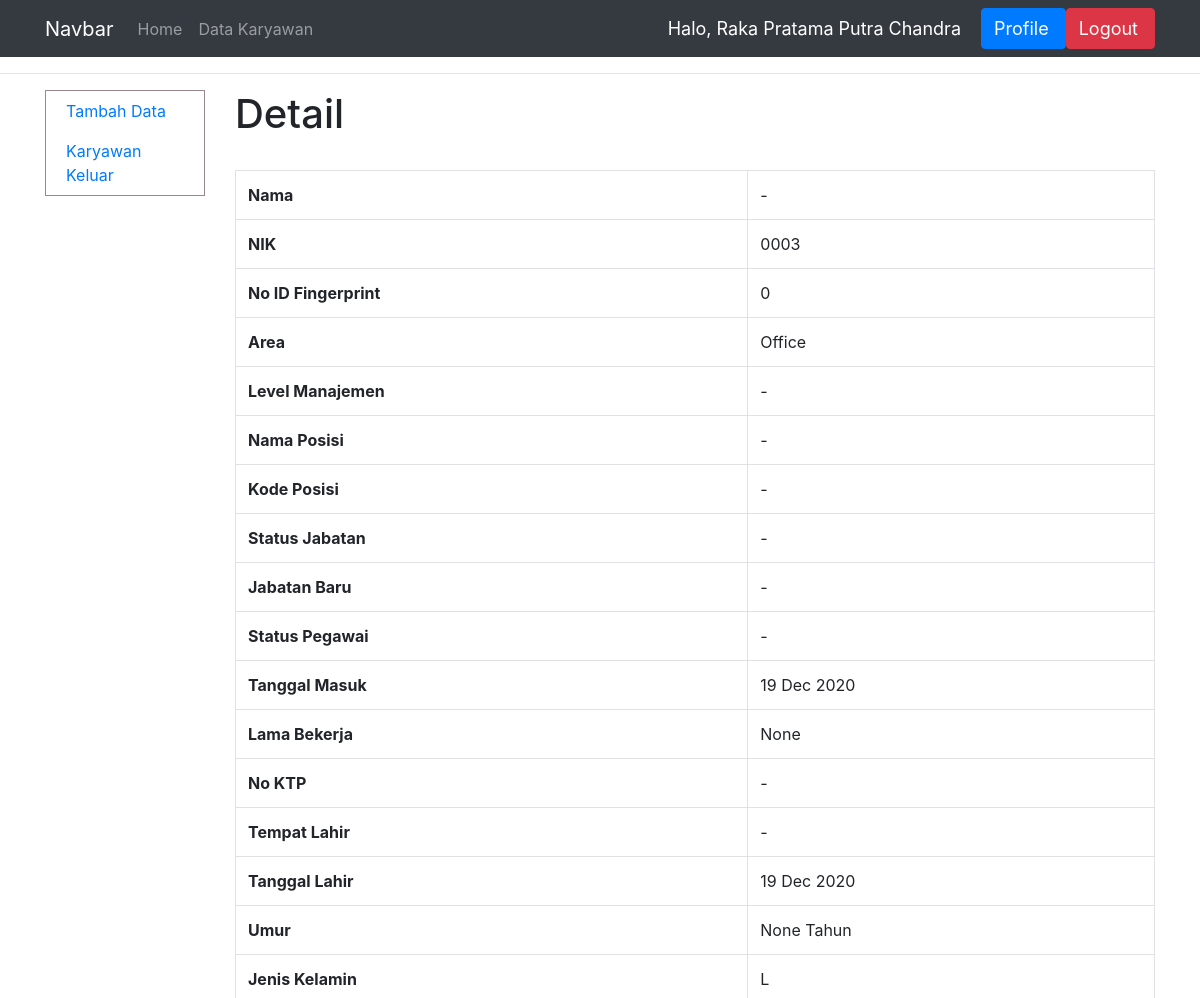
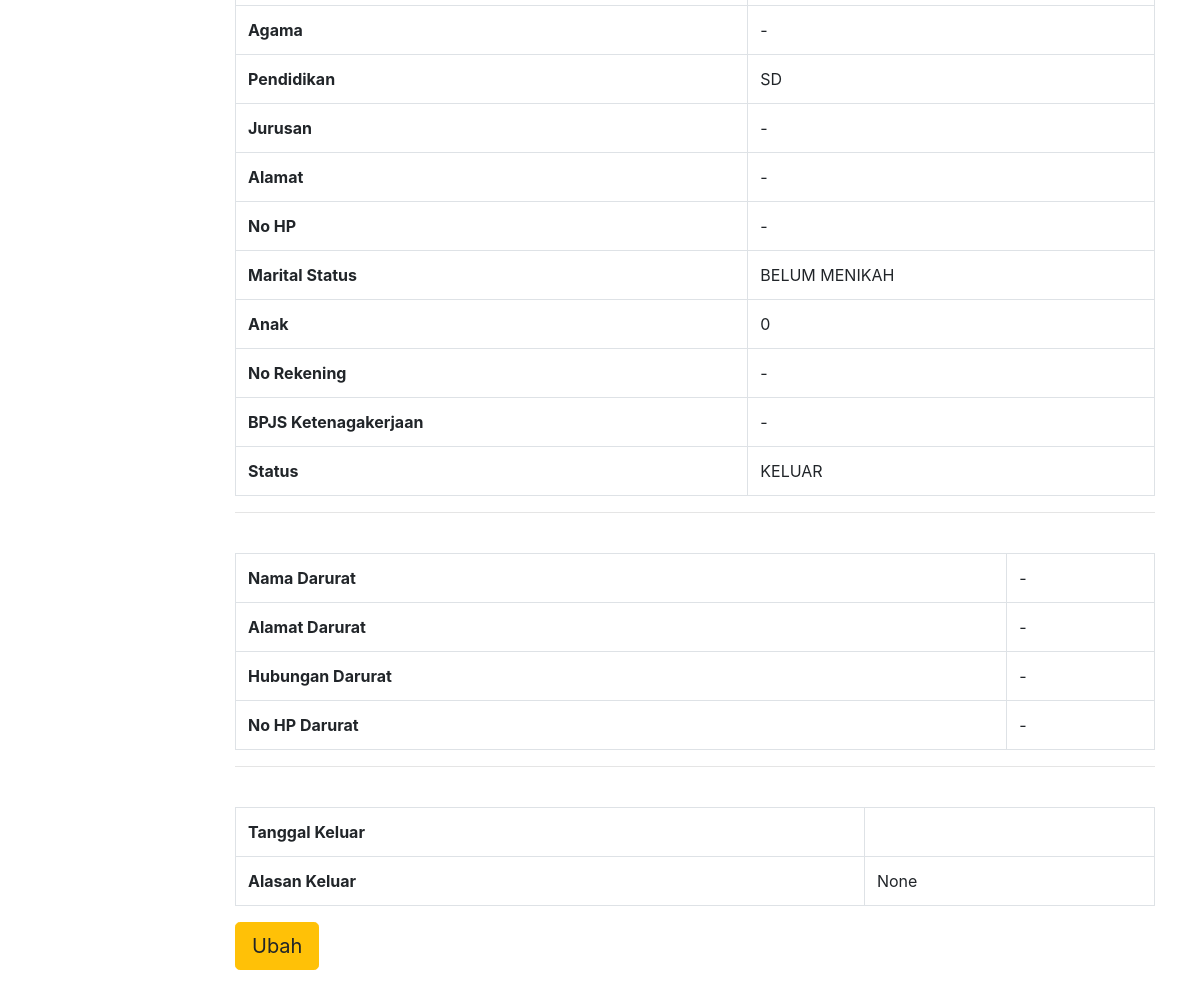
Screenshot of /detail/3 (signed in) with the database file from the repository (2 pictures, top to bottom).
### dashboard/models.py (models this page shows, shortened)
class DataKaryawan(models.Model):
    AREA = (
        ('Office', 'Office'),
        ('Jatinangor', 'Jatinangor'),
        ('Cisitu', 'Cisitu'),
        ('Unjani', 'Unjani'),
        ('Metro', 'Metro'),
        ('Sukajadi', 'Sukajadi'),
        ('Telkom Sukabirus', 'Telkom Sukabirus'),
        ('Telkom Sukapura', 'Telkom Sukapura'),
    )
    JENIS_KELAMIN = (
        ('L', 'L'),
        ('P', 'P'),
    )
    PENDIDIKAN = (
        ('SD', 'SD'),
        ('SMP', 'SMP'),
        ('SMA/SMK', 'SMA/SMK'),
        ('D3', 'D3'),
        ('S1', 'S1'),
        ('S2', 'S2'),
        ('S3', 'S3'),
    )
    MARITAL = (
        ('BELUM MENIKAH', 'BELUM MENIKAH'),
        ('MENIKAH', 'MENIKAH'),
        ('CERAI', 'CERAI')
    )
    STATUS = (
        ('AKTIF','AKTIF'),
        ('KELUAR', 'KELUAR'),
    )
    nik = models.CharField(max_length=4, null=True)
    no_id_fingerprint = models.IntegerField()
    nama = models.CharField(max_length=100)
    area = models.CharField(max_length=30, choices=AREA)
    level_manajemen = models.CharField(max_length=40)
    nama_posisi = models.CharField(max_length=30)
    kode_posisi = models.CharField(max_length=5)
    status_jabatan = models.CharField(max_length=40, null=True)
    jabatan_baru = models.CharField(max_length=40, null=True)
    status_pegawai = models.CharField(max_length=50, null=True)
    tanggal_masuk = models.DateField('Tanggal Masuk', null=True)
    lama_bekerja = models.CharField(max_length=100, null=True)
    no_ktp = models.CharField(max_length=30, null=True)
    tempat_lahir = models.CharField(max_length=40, null=True)
    umur = models.IntegerField(null=True)
    tanggal_lahir = models.DateField('Tanggal Lahir', null=True)
    jenis_kelamin = models.CharField(max_length=1, choices=JENIS_KELAMIN)
    agama = models.CharField(max_length=20, null=True)
    pendidikan = models.CharField(max_length=10, choices=PENDIDIKAN)
    jurusan = models.CharField(max_length=40, null=True)
    alamat = models.CharField(max_length=100, null=True)
    no_hp = models.CharField(max_length=20)
    marital_status = models.CharField(max_length=20, choices=MARITAL)
    anak = models.IntegerField()
    no_rekening = models.CharField(max_length=100, null=True)
    bpjs_ketenagakerjaan = models.CharField(max_length=100, null=True)
    nama_darurat = models.CharField(max_length=100, null=True)
    alamat_darurat = models.CharField(max_length=100, null=True)
    hubungan_darurat = models.CharField(max_length=100, null=True)
    no_hp_darurat = models.CharField(max_length=100, null=True)
    status = models.CharField(max_length=100, null=True, choices=STATUS)
    tanggal_keluar = models.DateField('Tanggal Keluar', null=True)
    alasan_keluar = models.CharField(max_length=200, null=True)
    def update_data(self):
        if self.status != 'KELUAR':
            lahir = self.tanggal_lahir
            hariini = datetime.date.today()
            selisih = hariini - lahir
            self.umur = selisih.days // 365
            masuk = self.tanggal_masuk
            selisih = hariini - masuk
            selisih = selisih.days
            bulan = selisih // 30
            selisih = selisih - (bulan*30)
            self.lama_bekerja = str(bulan) + " bulan, " + str(selisih) + " hari"

### dashboard/views.py (the view)
# urls.py: path('detail/<int:id_karyawan>', views.detail_data, name='detail'),
@login_required(login_url='login')
def detail_data(request, id_karyawan):
    context = {}
    data = DataKaryawan.objects.get(pk=id_karyawan)
    data.update_data()
    if data.status == 'AKTIF':
        context['masih_aktif'] = True
    context['nama'] = request.user.first_name
    context['data_kar'] = True
    context['data'] = data
    return render(request, 'data_karyawan/detail.html', context)

### dashboard/templates/data_karyawan/detail.html (shortened to what this page needs)
{% extends 'dashboard/main.html' %}
{% block content %}
<hr>
<div class="container">
    <div class="row">
        {% include 'data_karyawan/sidebar.html' %}
        <div class="col">
            <h1>Detail</h1>
            <br>
            <table class="table table-bordered">
                <tbody>
                    <tr>
                        <th scope="row">Nama</th>
                        <td>{{data.nama}}</td>
                    </tr>
                    <tr>
                        <th scope="row">NIK</th>
                        <td>{{data.nik}}</td>
                    </tr>
                    <tr>
                        <th scope="row">No ID Fingerprint</th>
                        <td>{{data.no_id_fingerprint}}</td>
                    </tr>
                    <tr>
                        <th scope="row">Area</th>
                        <td>{{data.area}}</td>
                    </tr>
                    <tr>
                        <th scope="row">Level Manajemen</th>
                        <td>{{data.level_manajemen}}</td>
                    </tr>
                    <tr>
                        <th scope="row">Nama Posisi</th>
                        <td>{{data.nama_posisi}}</td>
                    </tr>
                    <tr>
                        <th scope="row">Kode Posisi</th>
                        <td>{{data.kode_posisi}}</td>
                    </tr>
                    <tr>
                        <th scope="row">Status Jabatan</th>
                        <td>{{data.status_jabatan}}</td>
                    </tr>
                    <tr>
                        <th scope="row">Jabatan Baru</th>
                        <td>{{data.jabatan_baru}}</td>
                    </tr>
                    <tr>
                        <th scope="row">Status Pegawai</th>
                        <td>{{data.status_pegawai}}</td>
                    </tr>
                    <tr>
                        <th scope="row">Tanggal Masuk</th>
                        <td>{{data.tanggal_masuk|date:"d M Y"}}</td>
                    </tr>
                    <tr>
                        <th scope="row">Lama Bekerja</th>
                        <td>{{data.lama_bekerja}}</td>
                    </tr>
                    <tr>
                        <th scope="row">No KTP</th>
                        <td>{{data.no_ktp}}</td>
                    </tr>
                    <tr>
                        <th scope="row">Tempat Lahir</th>
                        <td>{{data.tempat_lahir}}</td>
                    </tr>
                    <tr>
                        <th scope="row">Tanggal Lahir</th>
                        <td>{{data.tanggal_lahir | date:"d M Y" }}</td>
                    </tr>
                    <tr>
                        <th scope="row">Umur</th>
                        <td>{{data.umur}} Tahun</td>
                    </tr>
                    <tr>
                        <th scope="row">Jenis Kelamin</th>
                        <td>{{data.jenis_kelamin}}</td>
                    </tr>
                    <tr>
                        <th scope="row">Agama</th>
                        <td>{{data.agama}}</td>
                    </tr>
                    <tr>
                        <th scope="row">Pendidikan</th>
                        <td>{{data.pendidikan}}</td>
                    </tr>
                    <tr>
                        <th scope="row">Jurusan</th>
                        <td>{{data.jurusan}}</td>
                    </tr>
                    <tr>
                        <th scope="row">Alamat</th>
                        <td>{{data.alamat}}</td>
                    </tr>
                    <tr>
                        <th scope="row">No HP</th>
                        <td>{{data.no_hp}}</td>
                    </tr>
                    <tr>
                        <th scope="row">Marital Status</th>
                        <td>{{data.marital_status}}</td>
                    </tr>
                    <tr>
                        <th scope="row">Anak</th>
                        <td>{{data.anak}}</td>
                    </tr>
                    <tr>
                        <th scope="row">No Rekening</th>
                        <td>{{data.no_rekening}}</td>
                    </tr>
                    <tr>
                        <th scope="row">BPJS Ketenagakerjaan</th>
                        <td>{{data.bpjs_ketenagakerjaan}}</td>
                    </tr>
                    <tr>
                        <th scope="row">Status</th>
                        <td>{{data.status}}</td>
                    </tr>
                </tbody>
            </table>
            <hr>
            <br>
            <table class="table table-bordered">
                <tbody>
                    <tr>
                        <th scope="row">Nama Darurat</th>
                        <td>{{data.nama_darurat}}</td>
                    </tr>
                    <tr>
                        <th scope="row">Alamat Darurat</th>
                        <td>{{data.alamat_darurat}}</td>
                    </tr>
                    <tr>
                        <th scope="row">Hubungan Darurat</th>
                        <td>{{data.hubungan_darurat}}</td>
                    </tr>
                    <tr>
                        <th scope="row">No HP Darurat</th>
                        <td>{{data.no_hp_darurat}}</td>
                    </tr>
                </tbody>
            </table>
            {% if not masih_aktif %}
            <hr>
            <br>
            <table class="table table-bordered">
                <tbody>
                    <tr>
                        <th scope="row">Tanggal Keluar</th>
                        <td>{{data.tanggal_keluar | date:"d M Y" }}</td>
                    </tr>
                    <tr>
                        <th scope="row">Alasan Keluar</th>
                        <td>{{data.alasan_keluar}}</td>
                    </tr>
                </tbody>
            </table>
            {% endif %}
            <a href="{% url 'halaman_edit' data.id %}" class="btn btn-warning btn-lg" role="button"
                aria-pressed="true">Ubah</a>
            <br>
            <br>
            <br>
            <br>
        </div>
    </div>
</div>
{% endblock %}

### dashboard/templates/dashboard/navbar.html (shortened to what this page needs)
<nav class="navbar navbar-expand-lg navbar-dark bg-dark">
    <div class="container">
        <a class="navbar-brand" href="{% url 'login' %}">Navbar</a>
        <div class="collapse navbar-collapse" id="navbarNav">
            <ul class="navbar-nav">
                <li class="nav-item">
                    <a class="nav-link" href="{% url 'login' %}">Home</a>
                </li>
                {% if data_kar %}
                <li class="nav-item">
                    <a class="nav-link" href="{% url 'data_karyawan' %}">Data Karyawan</a>
                </li>
                {% endif %}
            </ul>
        </div>
        <span class="hello-msg">Halo, {{nama}}</span>
        <span><button type="button" class="btn btn-primary "><a class="hello-msg mr-1 text-center"
                    href="{% url 'profile' %}">Profile</a></button></span>
        <span><button type="button" class="btn btn-danger"><a class="hello-msg mr-1 text-center"
                    href="{% url 'logout' %}">Logout</a></button></span>
    </div>
</nav>

### dashboard/templates/dashboard/navbar.html (style rules this page uses)
.hello-msg { font-size: 18px; color: #fff; margin-right: 20px; }

### rows the page displays
DataKaryawan: nama "-", nik "0003", no_id_fingerprint "0", area "Office", level_manajemen "-", nama_posisi "-", kode_posisi "-", status_jabatan "-", jabatan_baru "-", status_pegawai "-", tanggal_masuk "19 Dec 2020", lama_bekerja "None", no_ktp "-", tempat_lahir "-", tanggal_lahir "19 Dec 2020", umur "None", jenis_kelamin "L", agama "-", pendidikan "SD", jurusan "-", alamat "-", no_hp "-", marital_status "BELUM MENIKAH", anak "0", no_rekening "-", bpjs_ketenagakerjaan "-", status "KELUAR", nama_darurat "-", alamat_darurat "-", hubungan_darurat "-", no_hp_darurat "-", alasan_keluar "None"

### other values shown
{{ nama }} "Raka Pratama Putra Chandra"
